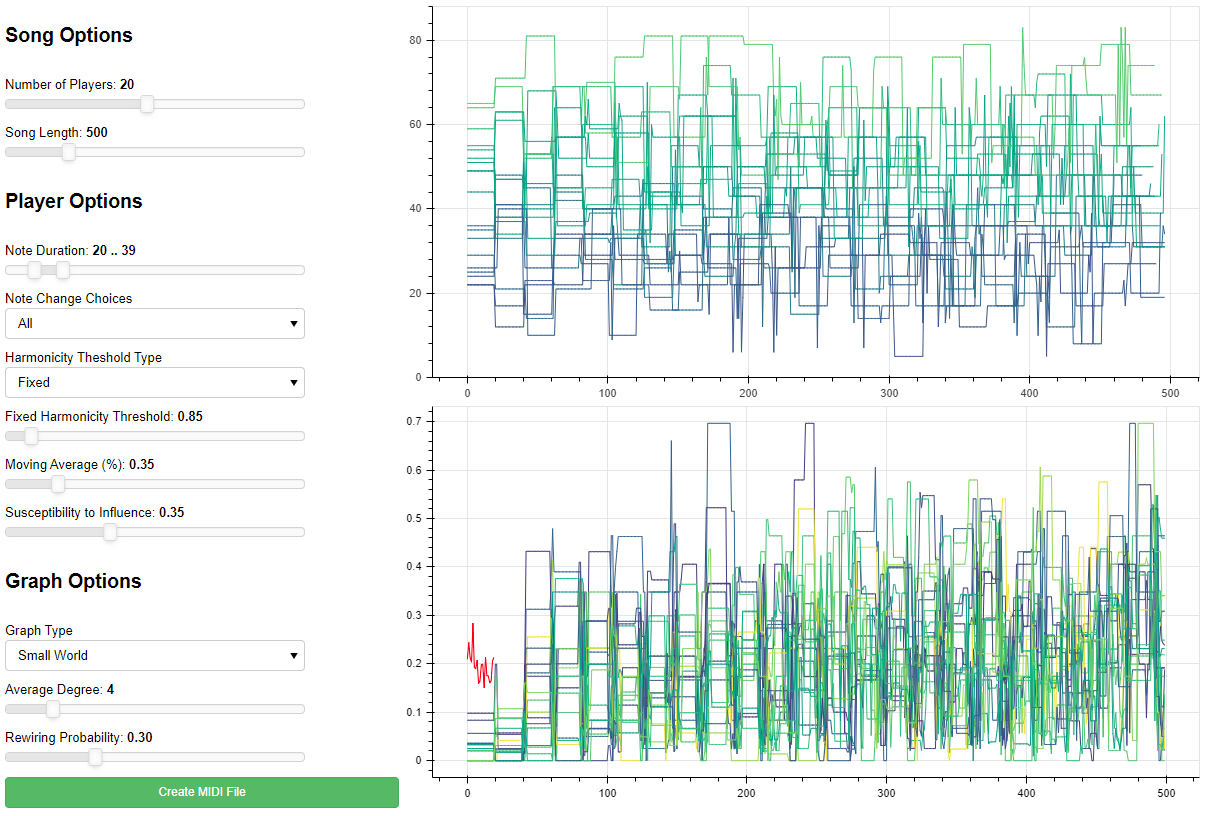

Python code for this plot:
# -*- coding: utf-8 -*-
"""
Created on Sat Jan  9 11:01:11 2021

@author: Erik
"""

import numpy as np

from main import create_song

from bokeh.io import curdoc, output_notebook, show
from bokeh.layouts import column, row
from bokeh.models import ColumnDataSource, Slider, TextInput, Button, Select, RangeSlider, Div
from bokeh.plotting import figure
from bokeh.palettes import viridis, plasma

#--------------------------------------------------

#run button
run = Button(label="Create MIDI File", button_type="success")
run_message = Div(text = "")

#player options
div_player_options = Div(text = """<h2>Player Options</h2>""")
susceptibility_to_influence = Slider(title = "Susceptibility to Influence", start = 0, end = 1, value = 0.35, step = 0.05)
duration = RangeSlider(start = 1, end = 200, value = (5,100), step = 1, title = "Note Duration")
harmonicity = Select (title = "Harmonicity Theshold Type", value = "Fixed", options = ["Fixed", "Moving Average"] )
harmonicity_fixed = Slider(title = "Fixed Harmonicity Threshold", value = 1, start = 0, end = 10, step = 0.05)
harmonicity_average = Slider(title = "Moving Average (%)", value = 0.5, start = 0, end = 1, step = 0.05)
change_options = Select (title = "Note Change Choices", value = "All", options = ["All", "Neighbors", "Neighbors of Neighbors"])
player_options = column(div_player_options, duration, change_options, harmonicity, harmonicity_fixed, harmonicity_average, susceptibility_to_influence)

#song options
div_song_options = Div(text = """<h2>Song Options</h2>""")
number_players = Slider(title = "Number of Players", value = 20, start = 2, end = 40)
number_time_steps = Slider(title = "Song Length", value = 300, start = 100, end = 1000, step =10) 
song_options = column(div_song_options, number_players, number_time_steps)

#graph options
div_graph_options = Div(text = """<h2>Graph Options </h2>""")
graph_type = Select(title = "Graph Type", value = "Small World", options = ["Random", "Small World", "Structured"])
average_degree = Slider(title = "Average Degree", value = 4, start = 1, end = number_players.value  , step = 0.5) 
rewiring_prob = Slider(title = "Rewiring Probability", start = 0, end = 1, value = 0.3, step = 0.05, visible = (graph_type.value == "Small World"))
graph_options = column (div_graph_options, graph_type, average_degree, rewiring_prob)

# max degree changes with number of players
def number_players_change(attr, old, new):
    average_degree.end = number_players.value
number_players.on_change('value', number_players_change)

#only show rewiring prob for small world
def graph_type_change(attr, old, new):
    if graph_type.value == "Small World":
        rewiring_prob.visible = True
    else: rewiring_prob.visible = False
graph_type.on_change('value', graph_type_change)

#--------------------------------------------------

#make pitch history plot
blank_data = {'xs':[], 'ys':[], 'color':[]}
source = ColumnDataSource(blank_data)
p = figure(plot_width = 800, plot_height = 400,
           y_range = (0,88))
p.multi_line(xs = 'xs' ,ys = 'ys', color = 'color', source = source)

#turn off bokeh settings
p.toolbar.logo=None
p.toolbar_location=None
p.toolbar.active_drag = None
p.toolbar.active_scroll = None
p.toolbar.active_tap = None

# function for updating plot data
def update_pitch_history_plot(filename, pitch_history_data):
    
    song_length = len(pitch_history_data[0])
    xs = [list(range(song_length)) for _ in pitch_history_data]
    ys = pitch_history_data
    
    #color pallete 
    palette = viridis(88)
    color = [palette[data[0]] for data in pitch_history_data] 
    
    new_data = {'xs':xs, 'ys':ys, 'color':color}
    source.data =new_data

#--------------------------------------------------
    
#make harmonicitiy_plot
#make pitch history plot
blank_data = {'xs':[], 'ys':[], 'color':[]}
source_q = ColumnDataSource(blank_data)
q = figure(plot_width = 800, plot_height = 400)
q.multi_line(xs = 'xs' ,ys = 'ys', color = 'color', source = source_q)

#turn off bokeh settings
q.toolbar.logo=None
q.toolbar_location=None
q.toolbar.active_drag = None
q.toolbar.active_scroll = None
q.toolbar.active_tap = None

def update_harmonicity_plot(harmonicity_data):
    
    #one line records average of all
    average = [sum(i)/len(i) for i in harmonicity_data]
    harmonicity_data.append(average)
    
    xs = [list(range(len(harmonicity_data[0]))) for _ in harmonicity_data]
    ys = harmonicity_data
    
    #color pallete 
    palette = viridis(100)
    color = [palette[np.random.randint(0,99)] for data in harmonicity_data]
    color[-1] = 'FF0000'
    
    new_data = {'xs':xs, 'ys':ys, 'color':color}
    source_q.data =new_data

#---------------------------------------------------

#button push
def button_push(event):
    
    """
    create midi file based on parameters outlined by input parameters. 
    passes two dictionaries with paraemters, which adapt to provide the
    necessary information:
        graph_attributes --> used to create graph for Ensemble object
            - graph_type: 'Small World', 'Random', 'Configuration', 'Structured'
            - other parameters depending on graph type
        player_attributes --> passed to player object to regulate dynamic behavior
            - duration: min and max note duration
            - susceptibility_to_influence: how likely a player is to repsond to a
                ping from another player
            - harmonicity_threshold_type: how does a player decide they are out
                of harmonic balance with their environment:
                1. learning via a moving average (truncated?)
                2. fixed value
            - change_options: when a player decides to change notes, what notes
                may that player select as a new note
                1. all notes
                2. neighbors of neighbors
                3. neighbors
    """
    
    #create graph attributes
    graph_attributes = {'graph_type':graph_type.value}
    if graph_type.value == 'Small World':
        graph_attributes.update({
            'average_degree':average_degree.value,
            'rewiring_prob':rewiring_prob.value})
    elif graph_type.value == 'Random':
        pass
    else:
        pass 
    
    #create player attributes
    player_attributes = {
        'duration':duration.value,
        'susceptibility_to_influence':susceptibility_to_influence.value,
        'harmonicity_threshold_type':harmonicity.value,
        'change_options':change_options.value}
    if harmonicity.value == 'Fixed':
        player_attributes.update({
            'harmonicity_threshold':harmonicity_fixed.value})
    elif harmonicity.value == 'Moving Average':
        player_attributes.update({
            'harmonicity_threshold':harmonicity_average.value})
    else:
        print("Harmonicity options should be 'Fixed' or 'Moving Average'")
    
    filename, pitch_data, harmonicity_data = create_song(
        graph_attributes = graph_attributes,
        number_time_steps = number_time_steps.value,
        tempo = 108,
        player_attributes = player_attributes)
    
    run_message.text = filename
    update_pitch_history_plot(filename, pitch_data)
    update_harmonicity_plot(harmonicity_data)

    
run.on_click(button_push)

left_column = column(song_options, player_options,graph_options, run,run_message)
right_column = column(p,q)

layout = row(left_column,right_column)

curdoc().add_root(layout)
curdoc().title = "Emergent Music"

#output_notebook(hide_banner = True)
#show(layout,notebook_handle=True)
